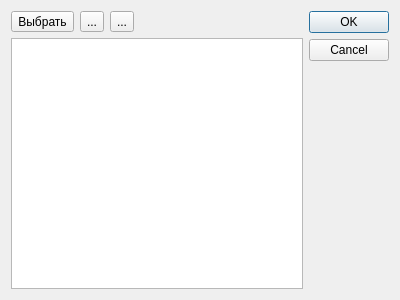
<?xml version="1.0" encoding="UTF-8"?>
<ui version="4.0">
 <class>DialogServers</class>
 <widget class="QDialog" name="DialogServers">
  <property name="geometry">
   <rect>
    <x>0</x>
    <y>0</y>
    <width>400</width>
    <height>300</height>
   </rect>
  </property>
  <property name="windowTitle">
   <string>Dialog</string>
  </property>
  <layout class="QGridLayout" name="gridLayout">
   <item row="0" column="1">
    <layout class="QVBoxLayout" name="verticalLayout">
     <item>
      <layout class="QHBoxLayout" name="horizontalLayout">
       <item>
        <widget class="QToolButton" name="btnSelect">
         <property name="text">
          <string>Выбрать</string>
         </property>
         <property name="icon">
          <iconset resource="resurses.qrc">
           <normaloff>:/img/link.png</normaloff>:/img/link.png</iconset>
         </property>
         <property name="toolButtonStyle">
          <enum>Qt::ToolButtonTextBesideIcon</enum>
         </property>
        </widget>
       </item>
       <item>
        <widget class="QToolButton" name="btnAdd">
         <property name="text">
          <string>...</string>
         </property>
         <property name="icon">
          <iconset resource="resurses.qrc">
           <normaloff>:/img/itemAdd.png</normaloff>:/img/itemAdd.png</iconset>
         </property>
        </widget>
       </item>
       <item>
        <widget class="QToolButton" name="btnDelete">
         <property name="text">
          <string>...</string>
         </property>
         <property name="icon">
          <iconset resource="resurses.qrc">
           <normaloff>:/img/itemDelete.png</normaloff>:/img/itemDelete.png</iconset>
         </property>
        </widget>
       </item>
       <item>
        <spacer name="horizontalSpacer">
         <property name="orientation">
          <enum>Qt::Horizontal</enum>
         </property>
         <property name="sizeHint" stdset="0">
          <size>
           <width>40</width>
           <height>20</height>
          </size>
         </property>
        </spacer>
       </item>
      </layout>
     </item>
     <item>
      <widget class="QTableView" name="tableView"/>
     </item>
    </layout>
   </item>
   <item row="0" column="2">
    <widget class="QDialogButtonBox" name="buttonBox">
     <property name="orientation">
      <enum>Qt::Vertical</enum>
     </property>
     <property name="standardButtons">
      <set>QDialogButtonBox::Cancel|QDialogButtonBox::Ok</set>
     </property>
    </widget>
   </item>
  </layout>
 </widget>
 <resources>
  <include location="resurses.qrc"/>
 </resources>
 <connections>
  <connection>
   <sender>buttonBox</sender>
   <signal>accepted()</signal>
   <receiver>DialogServers</receiver>
   <slot>accept()</slot>
   <hints>
    <hint type="sourcelabel">
     <x>248</x>
     <y>254</y>
    </hint>
    <hint type="destinationlabel">
     <x>157</x>
     <y>274</y>
    </hint>
   </hints>
  </connection>
  <connection>
   <sender>buttonBox</sender>
   <signal>rejected()</signal>
   <receiver>DialogServers</receiver>
   <slot>reject()</slot>
   <hints>
    <hint type="sourcelabel">
     <x>316</x>
     <y>260</y>
    </hint>
    <hint type="destinationlabel">
     <x>286</x>
     <y>274</y>
    </hint>
   </hints>
  </connection>
 </connections>
</ui>
